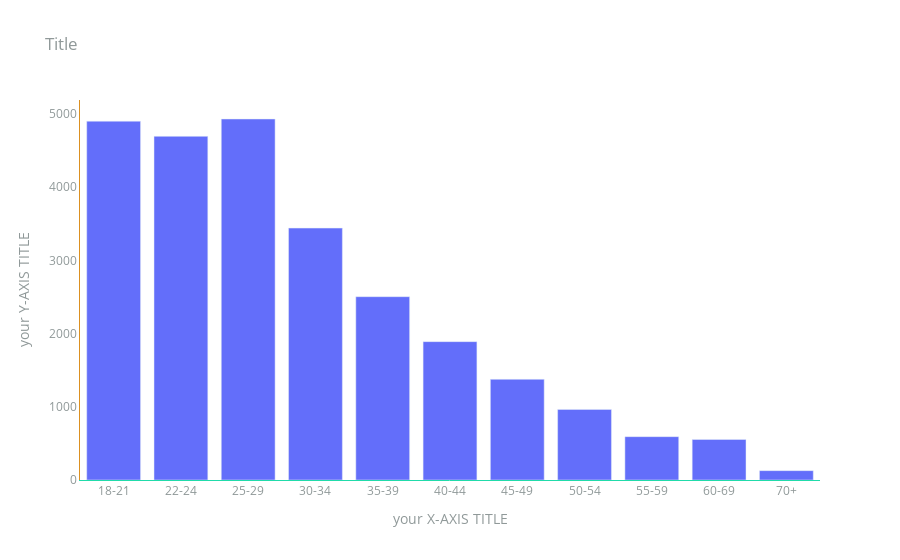

Notebook code for this chart:
### Code cell
q1_df = df['Q1'].value_counts()

CATEGORY_ORDER = ["18-21", "22-24", "25-29", "30-34", "35-39", "40-44", "45-49", "50-54", "55-59", "60-69", "70+"]

# 기본 그래프 
fig = go.Figure()
fig.add_trace(go.Bar(x = q1_df.index, y = q1_df.values))

# styling update
fig.update_layout(plot_bgcolor = 'white',
                  font = dict(color = "#909999"),
                  title = dict(text = "Title"),
                  xaxis = dict(title = "your X-AXIS TITLE", linecolor = "#21DBAA", categoryorder = "array", categoryarray = CATEGORY_ORDER), 
                  yaxis = dict(title = "your Y-AXIS TITLE", linecolor = "#DB9021"))

fig.show()

### Figure 1 — Plotly figure (JSON) as saved in the notebook; plotly's stock layout.template omitted (floating-point values rounded to 4 significant figures)
{"data": [{"type": "bar", "x": ["25-29", "18-21", "22-24", "30-34", "35-39", "40-44", "45-49", "50-54", "55-59", "60-69", "70+"], "y": [4931, 4901, 4694, 3441, 2504, 1890, 1375, 964, 592, 553, 128]}], "layout": {"autosize": true, "font": {"color": "#909999"}, "plot_bgcolor": "white", "title": {"text": "Title"}, "xaxis": {"autorange": true, "categoryarray": ["18-21", "22-24", "25-29", "30-34", "35-39", "40-44", "45-49", "50-54", "55-59", "60-69", "70+"], "categoryorder": "array", "linecolor": "#21DBAA", "range": [-0.5, 10.5], "title": {"text": "your X-AXIS TITLE"}, "type": "category"}, "yaxis": {"autorange": true, "linecolor": "#DB9021", "range": [0, 5191.0], "title": {"text": "your Y-AXIS TITLE"}, "type": "linear"}}}
